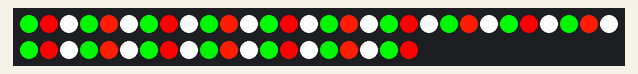
The program below on a simulated Arduino Uno, built with avr-gcc and run on an emulated ATmega328P. Shown: 50 RGB LEDs in strip order, left to right, continuing on the next row. The local clock reads 2024-03-15 10:24:30 at power-on unless the program sets it; what the program prints to the serial monitor is not drawn.

Above: at 0.5 s.
At 2.6 s:
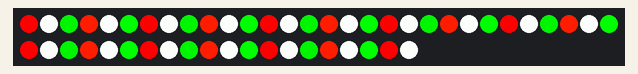
At 11.1 s:
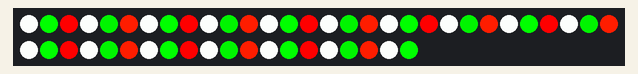

Measured:
- by itself, everything shown: repeats every 12.7 s, in 6 steps
- what the display in image 0 shows lasts 2.1 s, from 0.5 s to 2.6 s

The program:

main.cpp
```cpp
#include <Arduino.h>
#include <Adafruit_NeoPixel.h>
#include "models/palette.h"
#include "models/palette-factory.h"
#include "helpers/rainbox-spin.h"

#define LED_PIN 6
#define LED_COUNT 50
Adafruit_NeoPixel strip(LED_COUNT, LED_PIN, NEO_GRB + NEO_KHZ800);
Palette *currentPalette = nullptr;
int *pixelIndexArr;
RTC_DS3231 RTC;
int rainbowOffset = 0;

void setup()
{
  if (!RTC.begin())
  {
    Serial.println("Couldn't find RTC");
    while (1)
      ;
  }

  if (RTC.lostPower())
  {
    Serial.println("RTC lost power, let's set the time!");
    RTC.adjust(DateTime(F(__DATE__), F(__TIME__)));
  }

  RTC.adjust(DateTime(F(__DATE__), F(__TIME__)));
  DateTime now = RTC.now();

  Serial.begin(9600);
  PaletteFactory pf;
  currentPalette = pf.ConstructSeasonalPalette(now);
  Serial.println("After ConstructSeasonalPalette");
  currentPalette->CheckPalette();

  // initialize pixel array's palette list index
  pixelIndexArr = new int[LED_COUNT];
  int palleteListSize = currentPalette->GetPaletteListLength();
  Serial.println("after GetPaletteListLength");
  Serial.println(palleteListSize);
  for (int i = 0; i < LED_COUNT; i++)
  {
    int adjustedIndex = i % palleteListSize;
    pixelIndexArr[i] = adjustedIndex;
  }
  Serial.println("after init loop");

  strip.begin();
  strip.show();
}

void loop()
{
  if (RTC.now().minute() > 5)
  {
    int len = currentPalette->GetPaletteListLength();
    for (int i = 0; i < LED_COUNT; i++)
    {
      // my pixel strip is GRB
      strip.setPixelColor(i, strip.Color(currentPalette->GetPaletteList()[pixelIndexArr[i]][1], currentPalette->GetPaletteList()[pixelIndexArr[i]][0], currentPalette->GetPaletteList()[pixelIndexArr[i]][2]));
      strip.show();
      pixelIndexArr[i] = (pixelIndexArr[i] + 1) % len;
    }
    delay(2000);
  }
  else
  {
    RainbowSpin rs;
    rs.Rainbow(strip, LED_COUNT, rainbowOffset);
    rainbowOffset = rainbowOffset + 1;
    delay(50);
  }

  return;
}
```

date-helper.h
```cpp
#ifndef DATE_HELPER_H
#define DATE_HELPER_H

class DateHelper
{
public:
    bool ContainsDates(DateTime datetime, int startMonth, int startDay, int endMonth, int endDay)
    {
        int currentMonth = datetime.month();
        int currentDay = datetime.day();
        if (currentMonth > startMonth && datetime.month() < endMonth)
            return true;
        if (currentMonth == startMonth && currentDay >= startDay && currentDay < endDay)
            return true;
        return false;
    }
};

#endif // DATE_HELPER_H
```

hex-to-rgb.h
```cpp
#ifndef HEX_TO_RGB_H
#define HEX_TO_RGB_H

class HexToRgb
{
public:
    int *ConvertHexToRGBArray(unsigned long hexValue)
    {
        // Extract individual components (R, G, B) from the hex value
        int r = (hexValue >> 16) & 0xFF;
        int g = (hexValue >> 8) & 0xFF;
        int b = hexValue & 0xFF;

        // Allocate an array to store the RGB values
        int *rgbArray = new int[3]{r, g, b};

        return rgbArray;
    }
};

#endif // HEX_TO_RGB_H
```

rainbox-spin.h
```cpp
#ifndef RAINBOW_SPIN_H
#define RAINBOW_SPIN_H

#include <Arduino.h>
#include <Adafruit_NeoPixel.h>

class RainbowSpin
{
public:
    void Rainbow(Adafruit_NeoPixel &strip, int ledCount, int rainbowOffset)
    {
        Serial.println("method::Rainbow");
        for (int i = 0; i < ledCount; i++)
        {
            int pixel_index = (floor(((i + rainbowOffset) * 256) / ledCount));
            strip.setPixelColor(i, Wheel(strip, pixel_index & 255));
            strip.show();
        }
    }

    uint32_t Wheel(Adafruit_NeoPixel &strip, int pos)
    {
        int r;
        int g;
        int b;
        if (pos < 0 || pos > 255)
        {
            r = 0;
            g = 0;
            b = 0;
        }
        else if (pos < 85)
        {
            r = floor(pos * 3);
            g = floor(255 - pos * 3);
            b = 0;
        }
        else if (pos < 170)
        {
            pos = pos - 85;
            r = floor(255 - pos * 3);
            g = 0;
            b = floor(pos * 3);
        }
        else
        {
            pos = pos - 170;
            r = 0;
            g = floor(pos * 3);
            b = floor(255 - pos * 3);
        }
        return strip.Color(g, r, b);
    }
};

#endif
```

palette-factory.cpp
```cpp
#include "palette-factory.h"
#include "RTClib.h"
#include "../helpers/date-helper.h"
#include "./palettes/spring-palette.h"
#include "./palettes/fall-palette.h"
#include "./palettes/christmas-palette.h"
#include <Arduino.h>

DateHelper dateHelper;

PaletteFactory::PaletteFactory() {}

Palette *PaletteFactory::ConstructSeasonalPalette(DateTime now)
{
    Serial.println("month");
    Serial.println(now.month());
    Serial.println("day");
    Serial.println(now.day());
    Serial.println("hour");
    Serial.println(now.hour());
    Serial.println("minute");
    Serial.println(now.minute());

    Palette *result = nullptr;
    if (IsSpring(now))
    {
        Serial.println("IsSpring");
        result = new SpringPalette();
    }
    else if (IsFall(now))
    {
        Serial.println("IsFall");
        result = new ChristmasPalette();
    }
    else if (IsChristmas(now))
    {
        Serial.println("IsChristmas");
        result = new ChristmasPalette();
    }
    else
    {
        Serial.println("IsDefault");
        result = new Palette();
    }

    result->CheckPalette();
    return result;
}

bool PaletteFactory::IsSpring(DateTime datetime)
{
    int startMonth = 3; // March
    int startDay = 19;
    int endMonth = 6; // June
    int endDay = 20;
    return dateHelper.ContainsDates(datetime, startMonth, startDay, endMonth, endDay);
}

bool PaletteFactory::IsFall(DateTime datetime)
{
    int startMonth = 9; // September
    int startDay = 23;
    int endMonth = 12; // December
    int endDay = 21;
    return dateHelper.ContainsDates(datetime, startMonth, startDay, endMonth, endDay);
}

bool PaletteFactory::IsChristmas(DateTime datetime)
{
    int startMonth = 12; // December
    int startDay = 21;
    int endMonth = 3; // March
    int endDay = 19;
    return dateHelper.ContainsDates(datetime, startMonth, startDay, endMonth, endDay);
}

PaletteFactory::~PaletteFactory()
{
}
```

palette-factory.h
```cpp
#include "palette.h"
#include "RTClib.h"

#ifndef PALETTE_FACTORY_H
#define PALETTE_FACTORY_H

class PaletteFactory
{
public:
    PaletteFactory();
    Palette *ConstructSeasonalPalette(DateTime now);
    bool IsSpring(DateTime now);
    bool IsFall(DateTime now);
    bool IsWinter(DateTime now);
    bool IsChristmas(DateTime now);
    bool IsFourthOfJuly(DateTime now);
    bool IsSaintPatricksDay(DateTime now);
    bool IsHalloween(DateTime now);
    bool IsRasta(DateTime now);
    ~PaletteFactory();
};

#endif // PALETTE_FACTORY_H
```

palette.cpp
```cpp
#include "./palette.h"
#include <Arduino.h>

Palette::Palette()
{
    Serial.println("Palette Constructor Start");
    paletteList = new int *[5];
    paletteList[0] = new int[3]{222, 231, 111}; // hexToRgb.ConvertHexToRGBArray(0x780116);
    paletteList[1] = new int[3]{231, 222, 111}; // hexToRgb.ConvertHexToRGBArray(0xF7B538);
    paletteList[2] = new int[3]{111, 231, 111}; // hexToRgb.ConvertHexToRGBArray(0xDB7C26);
    paletteList[3] = new int[3]{222, 231, 111}; // hexToRgb.ConvertHexToRGBArray(0xD8572A);
    paletteList[4] = new int[3]{222, 111, 111}; // hexToRgb.ConvertHexToRGBArray(0xC32F27);
    Serial.println("Palette Constructor End");
    return;
}

int **Palette::GetPaletteList()
{
    return paletteList;
}

int Palette::GetPaletteListLength() {
    return 5;
}

const char *Palette::CheckPalette()
{
    Serial.println("Default Palette");
    return "default";
}

// void Palette::CheckPaletteListRgb()
// {
//     int len = sizeof(paletteList);
//     for (int i = 0; i < len; i++)
//     {
//         Serial.print("Rgb(");
//         Serial.print(paletteList[i][0]);
//         Serial.print(", ");
//         Serial.print(paletteList[i][1]);
//         Serial.print(", ");
//         Serial.print(paletteList[i][2]);
//         Serial.println(")");
//     }
// }

Palette::~Palette()
{
    for (int i = 0; i < sizeof(paletteList); ++i)
    {
        delete[] paletteList[i];
    }
    delete[] paletteList;
}
```

palette.h
```cpp
#include "../helpers/hex-to-rgb.h"

#ifndef PALETTE_H
#define PALETTE_H

class Palette
{
public:
    Palette();
    int **paletteList;
    virtual int **GetPaletteList();
    virtual int GetPaletteListLength();
    virtual const char *CheckPalette();
    // virtual void CheckPaletteListRgb();
    ~Palette();
};

#endif // PALETTE_H
```

christmas-palette.cpp
```cpp
#include "./christmas-palette.h"
#include "../../helpers/hex-to-rgb.h"
#include <Arduino.h>

ChristmasPalette::ChristmasPalette()
{
    Serial.println("ChristmasPalette Constructor Start");
    // https://coolors.co/palette/bb010b-cd1624-006f57-23856d-faf8f8
    deepRedRgb = hexToRgb.ConvertHexToRGBArray(0xFF0000);
    dullRedRgb = hexToRgb.ConvertHexToRGBArray(0xDE0000);
    deepGreenRgb = hexToRgb.ConvertHexToRGBArray(0x00FF00);
    dullGreenRgb = hexToRgb.ConvertHexToRGBArray(0x1DFF00);
    snowWhiteRgb = hexToRgb.ConvertHexToRGBArray(0xFAF8F8);
    paletteList = new int *[GetPaletteListLength()];
    paletteList[0] = deepRedRgb;
    paletteList[1] = deepGreenRgb;
    paletteList[2] = snowWhiteRgb;
    paletteList[3] = dullRedRgb;
    paletteList[4] = dullGreenRgb;
    paletteList[5] = snowWhiteRgb;
    Serial.println("ChristmasPalette Constructor End");

    for (int i = 0; i < GetPaletteListLength(); i++)
    {
        Serial.print("Rgb(");
        Serial.print(paletteList[i][0]);
        Serial.print(", ");
        Serial.print(paletteList[i][1]);
        Serial.print(", ");
        Serial.print(paletteList[i][2]);
        Serial.println(")");
    }
    return;
}

int **ChristmasPalette::GetPaletteList()
{
    return paletteList;
}

int ChristmasPalette::GetPaletteListLength()
{
    return 6;
}

const char *ChristmasPalette::CheckPalette()
{
    Serial.println("Christmas Palette");
    return "Christmas";
}

void ChristmasPalette::CheckPaletteListRgb()
{
    int len = sizeof(paletteList);
    for (int i = 0; i < len; i++)
    {
        Serial.print("Rgb(");
        Serial.print(paletteList[i][0]);
        Serial.print(", ");
        Serial.print(paletteList[i][1]);
        Serial.print(", ");
        Serial.print(paletteList[i][2]);
        Serial.println(")");
    }
}

ChristmasPalette::~ChristmasPalette()
{
    delete (deepRedRgb);
    delete (dullRedRgb);
    delete (deepGreenRgb);
    delete (dullGreenRgb);
    delete (snowWhiteRgb);
    for (int i = 0; i < GetPaletteListLength(); i++)
    {
        delete[] paletteList[i];
    }
    delete[] paletteList;
}
```

christmas-palette.h
```cpp
#include "../palette.h"

#ifndef CHRISTMAS_PALETTE_H
#define CHRISTMAS_PALETTE_H

class ChristmasPalette : public Palette
{
public:
    int **paletteList;
    HexToRgb hexToRgb;
    int *deepRedRgb;
    int *dullRedRgb;
    int *deepGreenRgb;
    int *dullGreenRgb;
    int *snowWhiteRgb;

    ChristmasPalette();
    int **GetPaletteList() override;
    int GetPaletteListLength() override;
    const char *CheckPalette() override;
    void CheckPaletteListRgb();
    ~ChristmasPalette();
};

#endif // CHRISTMAS_PALETTE_H
```

fall-palette.cpp
```cpp
#include "./fall-palette.h"
#include "../../helpers/hex-to-rgb.h"
#include <Arduino.h>

FallPalette::FallPalette()
{
    Serial.println("FallPalette Constructor Start");
    // https://coolors.co/palette/780116-f7b538-db7c26-d8572a-c32f27
    deepRedRgb = hexToRgb.ConvertHexToRGBArray(0x780116);
    yellowRgb = hexToRgb.ConvertHexToRGBArray(0xF7B538);
    pumpkinRgb = hexToRgb.ConvertHexToRGBArray(0xDB7C26);
    burntOrangeRgb = hexToRgb.ConvertHexToRGBArray(0xD8572A);
    deepOrangeRgb = hexToRgb.ConvertHexToRGBArray(0xC32F27);
    paletteList = new int *[GetPaletteListLength()];
    paletteList[0] = deepRedRgb;
    paletteList[1] = yellowRgb;
    paletteList[2] = pumpkinRgb;
    paletteList[3] = burntOrangeRgb;
    paletteList[4] = deepOrangeRgb;
    Serial.println("FallPalette Constructor End");
    return;
}

int **FallPalette::GetPaletteList()
{
    return paletteList;
}

int FallPalette::GetPaletteListLength()
{
    return 5;
}

const char *FallPalette::CheckPalette()
{
    Serial.println("Fall Palette");
    return "Fall";
}

FallPalette::~FallPalette()
{
    delete (deepRedRgb);
    delete (yellowRgb);
    delete (pumpkinRgb);
    delete (burntOrangeRgb);
    delete (deepOrangeRgb);
    for (int i = 0; i < GetPaletteListLength(); i++)
    {
        delete[] paletteList[i];
    }
    delete[] paletteList;
}
```

fall-palette.h
```cpp
#include "../palette.h"

#ifndef FALL_PALETTE_H
#define FALL_PALETTE_H

class FallPalette : public Palette
{
public:
    int **paletteList;
    HexToRgb hexToRgb;
    int *deepRedRgb;
    int *yellowRgb;
    int *pumpkinRgb;
    int *burntOrangeRgb;
    int *deepOrangeRgb;

    FallPalette();
    int **GetPaletteList() override;
    int GetPaletteListLength() override;
    const char *CheckPalette() override;
    ~FallPalette();
};

#endif // FALL_PALETTE_H
```

nowaccount-palette.cpp
```cpp
#include "./nowaccount-palette.h"
#include "../../helpers/hex-to-rgb.h"
#include <Arduino.h>

NowAccountPalette::NowAccountPalette()
{
    Serial.println("NowAccountPalette Constructor Start");
    primaryGreenRgb = hexToRgb.ConvertHexToRGBArray(0x244538);
    secondaryGreenRgb = hexToRgb.ConvertHexToRGBArray(0xC1D2C7);
    orangeRgb = hexToRgb.ConvertHexToRGBArray(0xFF8700);
    softWhiteRgb = hexToRgb.ConvertHexToRGBArray(0xEBEBEB);
    paletteList = new int *[GetPaletteListLength()];
    paletteList[0] = primaryGreenRgb;
    paletteList[1] = secondaryGreenRgb;
    paletteList[2] = orangeRgb;
    paletteList[3] = softWhiteRgb;
    Serial.println("NowAccountPalette Constructor End");

    for (int i = 0; i < GetPaletteListLength(); i++)
    {
        Serial.print("Rgb(");
        Serial.print(paletteList[i][0]);
        Serial.print(", ");
        Serial.print(paletteList[i][1]);
        Serial.print(", ");
        Serial.print(paletteList[i][2]);
        Serial.println(")");
    }
    return;
}

int **NowAccountPalette::GetPaletteList()
{
    return paletteList;
}

int NowAccountPalette::GetPaletteListLength()
{
    return 4;
}

const char *NowAccountPalette::CheckPalette()
{
    Serial.println("Christmas Palette");
    return "Christmas";
}

void NowAccountPalette::CheckPaletteListRgb()
{
    int len = sizeof(paletteList);
    for (int i = 0; i < len; i++)
    {
        Serial.print("Rgb(");
        Serial.print(paletteList[i][0]);
        Serial.print(", ");
        Serial.print(paletteList[i][1]);
        Serial.print(", ");
        Serial.print(paletteList[i][2]);
        Serial.println(")");
    }
}

NowAccountPalette::~NowAccountPalette()
{
    delete (primaryGreenRgb);
    delete (secondaryGreenRgb);
    delete (orangeRgb);
    delete (softWhiteRgb);
    for (int i = 0; i < GetPaletteListLength(); i++)
    {
        delete[] paletteList[i];
    }
    delete[] paletteList;
}
```

nowaccount-palette.h
```cpp
#ifndef NOWACCCOUNT_PALETTE_H
#define NOWACCOUNT_PALEETTE_H

#include "../palette.h"

class NowAccountPalette : public Palette
{
public:
    int **paletteList;
    HexToRgb hexToRgb;
    int *primaryGreenRgb;
    int *secondaryGreenRgb;
    int *orangeRgb;
    int *softWhiteRgb;

    NowAccountPalette();
    int **GetPaletteList() override;
    int GetPaletteListLength() override;
    const char *CheckPalette() override;
    void CheckPaletteListRgb();
    ~NowAccountPalette();
};

#endif NOWACCOUNT_PALETTE_H
```

spring-palette.cpp
```cpp
#include "./spring-palette.h"
#include "../../helpers/hex-to-rgb.h"
#include <Arduino.h>

SpringPalette::SpringPalette()
{
    Serial.println("SpringPalette Constructor Start");
    // https://coolors.co/palette/ff99c8-fcf6bd-d0f4de-a9def9-e4c1f9
    pinkRgb = hexToRgb.ConvertHexToRGBArray(0xFF99C8);
    yellowRgb = hexToRgb.ConvertHexToRGBArray(0xFCF6BD);
    greenRgb = hexToRgb.ConvertHexToRGBArray(0xD0F4DE);
    blueRgb = hexToRgb.ConvertHexToRGBArray(0xA9DEF9);
    purpleRgb = hexToRgb.ConvertHexToRGBArray(0xE4C1F9);
    paletteList = new int *[GetPaletteListLength()];
    paletteList[0] = pinkRgb;
    paletteList[1] = yellowRgb;
    paletteList[2] = greenRgb;
    paletteList[3] = blueRgb;
    paletteList[4] = purpleRgb;
    Serial.println("SpringPalette Constructor End");
    return;
}

int **SpringPalette::GetPaletteList()
{
    return paletteList;
}

int SpringPalette::GetPaletteListLength()
{
    return 5;
}

const char *SpringPalette::CheckPalette()
{
    Serial.println("Spring Palette");
    return "Spring";
}

SpringPalette::~SpringPalette()
{
    delete (pinkRgb);
    delete (yellowRgb);
    delete (greenRgb);
    delete (blueRgb);
    delete (purpleRgb);
    for (int i = 0; i < GetPaletteListLength(); i++)
    {
        delete[] paletteList[i];
    }
    delete[] paletteList;
}
```

spring-palette.h
```cpp
#include "../palette.h"

#ifndef SPRING_PALETTE_H
#define SPRING_PALETTE_H

class SpringPalette : public Palette
{
public:
    int **paletteList;
    HexToRgb hexToRgb;
    int *pinkRgb;
    int *yellowRgb;
    int *greenRgb;
    int *blueRgb;
    int *purpleRgb;

    SpringPalette();
    int **GetPaletteList() override;
    int GetPaletteListLength() override;
    const char *CheckPalette() override;
    ~SpringPalette();
};

#endif // SPRING_PALETTE_H
```
